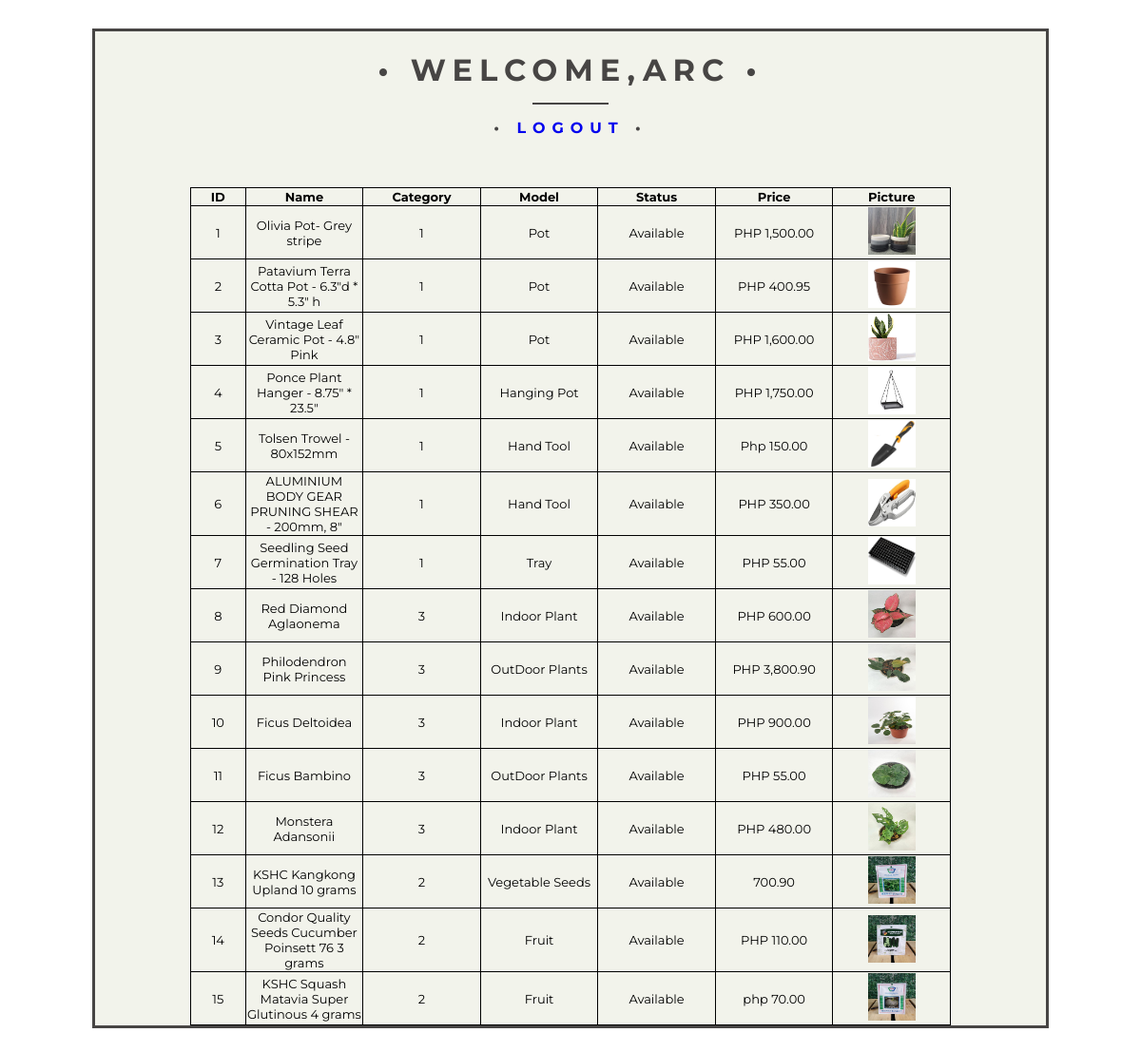
The page /user/userhome.php (signed in) on the database its author committed.
### tables this page shows
CREATE TABLE `product` (
  `Product_ID` int(255) NOT NULL,
  `productName` varchar(100) NOT NULL,
  `Category_ID` int(255) NOT NULL,
  `Model` varchar(50) NOT NULL,
  `Status` varchar(100) NOT NULL,
  `Price` varchar(255) NOT NULL,
  `Picture` varchar(255) NOT NULL
);

### user/userhome.php (the view, shortened to what this page needs)
<?php
include '../includes/connect.php' ?>
<!DOCTYPE html>
<html lang="en">
<head>
</head>
<body>
<div id="container">
    <h1>&bull; Welcome,<?php echo $_SESSION['sess_username'];?> &bull;</h1>
  <div class="underline">
  </div>
  <h4>&bull; <a href="logout.php">Logout</a> &bull;</h4>
<?php
$result = mysqli_query($conn,"SELECT * FROM product");
?>
<br><br>
<div align="center">
  <table style="border: 1px solid black; width: 80%; border-collapse: collapse;">
    <thead>
        <th style="border: 1px solid black; width: 7%; border-collapse: collapse;">ID</th>
        <th style="border: 1px solid black; width: 15%; border-collapse: collapse;"> Name</th>
        <th style="border: 1px solid black; width: 15%; border-collapse: collapse;">Category</th>
        <th style="border: 1px solid black; width: 15%; border-collapse: collapse;">Model</th>
        <th style="border: 1px solid black; width: 15%; border-collapse: collapse;"> Status</th>
        <th style="border: 1px solid black; width: 15%; border-collapse: collapse;">Price</th>
        <th style="border: 1px solid black; width: 15%; border-collapse: collapse;"> Picture</th>
    </thead>
    <tbody style="border: 1px solid black; width: 80%; border-collapse: collapse; text-align: center;">
     <?php while($row = mysqli_fetch_array($result))
    {?>
    <tr style="border: 1px solid black; width: 80%; border-collapse: collapse;">
    <td style="border: 1px solid black; width: 7%; border-collapse: collapse;"><?Php echo $row['Product_ID']; ?></td>
    <td style="border: 1px solid black; width: 15%; border-collapse: collapse;"><?php echo $row['productName']; ?></td>
    <td style="border: 1px solid black; width: 15%; border-collapse: collapse;"><?php echo $row['Category_ID']; ?></td>
    <td style="border: 1px solid black; width: 15%; border-collapse: collapse;"><?php echo $row['Model']; ?></td>
    <td style="border: 1px solid black; width: 15%; border-collapse: collapse;"><?php echo $row['Status']; ?></td>
    <td style="border: 1px solid black; width: 15%; border-collapse: collapse;"><?php echo $row['Price']; ?></td>
    <td style="border: 1px solid black; width: 15%; border-collapse: collapse;"> <img src="../admin/images/items/<?php echo $row['Picture']; ?> " width="50" height="50"   ></td>
    </tr>
  <?php }mysqli_close($conn);?>
</tbody>
</table>
</div>
</div>
</body>
</html>

### user/userhome.php (style rules this page uses)
html { font-family: 'Montserrat', Arial, sans-serif; -ms-text-size-adjust: 100%; -webkit-text-size-adjust: 100%; }
body { font-size: 13px; background-image: url(../background.jpg); background-size: cover; background-repeat: no-repeat; background-attachment: fixed; }
#container { border: solid 3px #474544; max-width: 1000px; margin: 30px auto; position: relative; background: #F2F3EB; }
h1 { color: #474544; font-size: 32px; font-weight: 700; letter-spacing: 7px; text-align: center; text-transform: uppercase; }
h4 { color: #474544; font-size: 16px; font-weight: 700; letter-spacing: 7px; text-align: center; text-transform: uppercase; text-decoration: none; }
h4 > a { text-decoration: none; }
.underline { border-bottom: solid 2px #474544; margin: -0.512em auto; width: 80px; }

### rows shown on the page
product: Product_ID "1", productName "Olivia Pot- Grey stripe", Category_ID "1", Model "Pot", Status "Available", Price "PHP 1,500.00", Picture (picture)
product: Product_ID "2", productName "Patavium Terra Cotta Pot - 6.3\"d * 5.3\" h", Category_ID "1", Model "Pot", Status "Available", Price "PHP 400.95", Picture (picture)
product: Product_ID "3", productName "Vintage Leaf Ceramic Pot - 4.8\" Pink", Category_ID "1", Model "Pot", Status "Available", Price "PHP 1,600.00", Picture (picture)
product: Product_ID "4", productName "Ponce Plant Hanger - 8.75\" * 23.5\"", Category_ID "1", Model "Hanging Pot", Status "Available", Price "PHP 1,750.00", Picture (picture)
product: Product_ID "5", productName "Tolsen Trowel - 80x152mm", Category_ID "1", Model "Hand Tool", Status "Available", Price "Php 150.00", Picture (picture)
product: Product_ID "6", productName "ALUMINIUM BODY GEAR PRUNING SHEAR - 200mm, 8\"", Category_ID "1", Model "Hand Tool", Status "Available", Price "PHP 350.00", Picture (picture)
product: Product_ID "7", productName "Seedling Seed Germination Tray - 128 Holes", Category_ID "1", Model "Tray", Status "Available", Price "PHP 55.00", Picture (picture)
product: Product_ID "8", productName "Red Diamond Aglaonema", Category_ID "3", Model "Indoor Plant", Status "Available", Price "PHP 600.00", Picture (picture)
product: Product_ID "9", productName "Philodendron Pink Princess", Category_ID "3", Model "OutDoor Plants", Status "Available", Price "PHP 3,800.90", Picture (picture)
product: Product_ID "10", productName "Ficus Deltoidea", Category_ID "3", Model "Indoor Plant", Status "Available", Price "PHP 900.00", Picture (picture)
product: Product_ID "11", productName "Ficus Bambino", Category_ID "3", Model "OutDoor Plants", Status "Available", Price "PHP 55.00", Picture (picture)
product: Product_ID "12", productName "Monstera Adansonii", Category_ID "3", Model "Indoor Plant", Status "Available", Price "PHP 480.00", Picture (picture)
product: Product_ID "13", productName "KSHC Kangkong Upland 10 grams", Category_ID "2", Model "Vegetable Seeds", Status "Available", Price "700.90", Picture (picture)
product: Product_ID "14", productName "Condor Quality Seeds Cucumber Poinsett 76 3 grams", Category_ID "2", Model "Fruit", Status "Available", Price "PHP 110.00", Picture (picture)
product: Product_ID "15", productName "KSHC Squash Matavia Super Glutinous 4 grams", Category_ID "2", Model "Fruit", Status "Available", Price "php 70.00", Picture (picture)

### other values the page prints
$_SESSION['sess_username'] "ARC"
